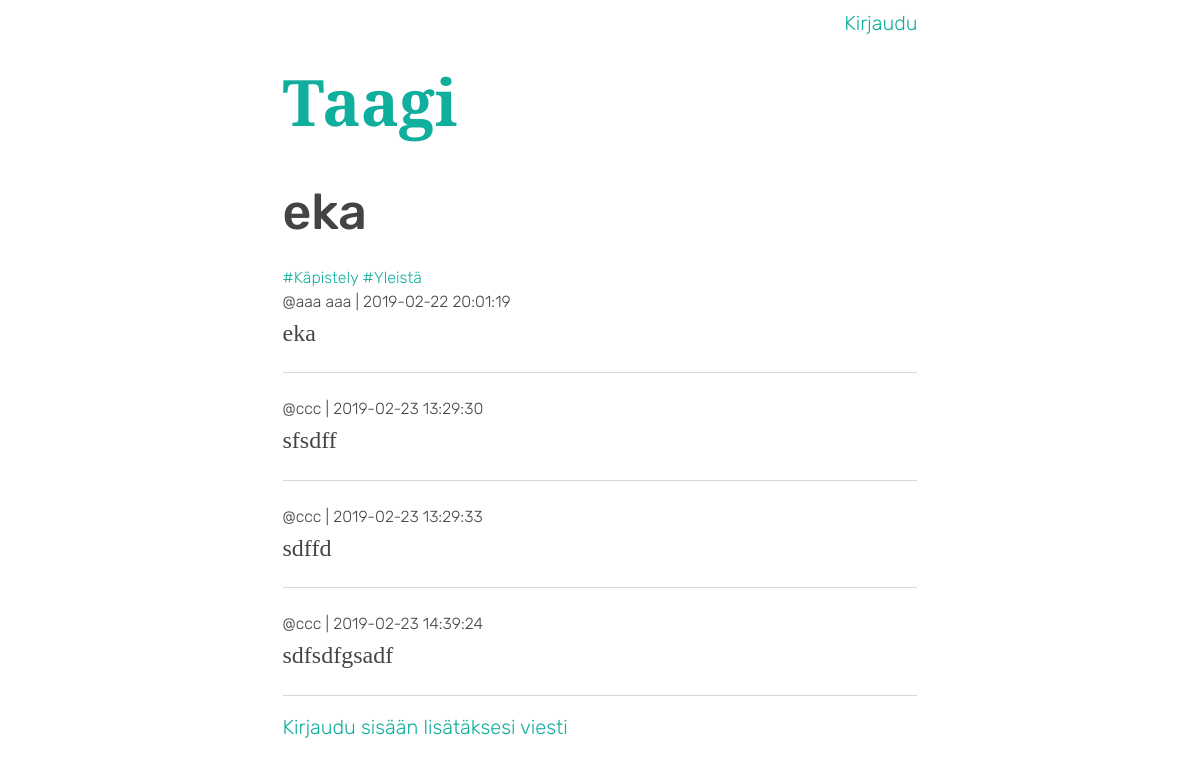
Page /viesti/1 on the earlier database version.
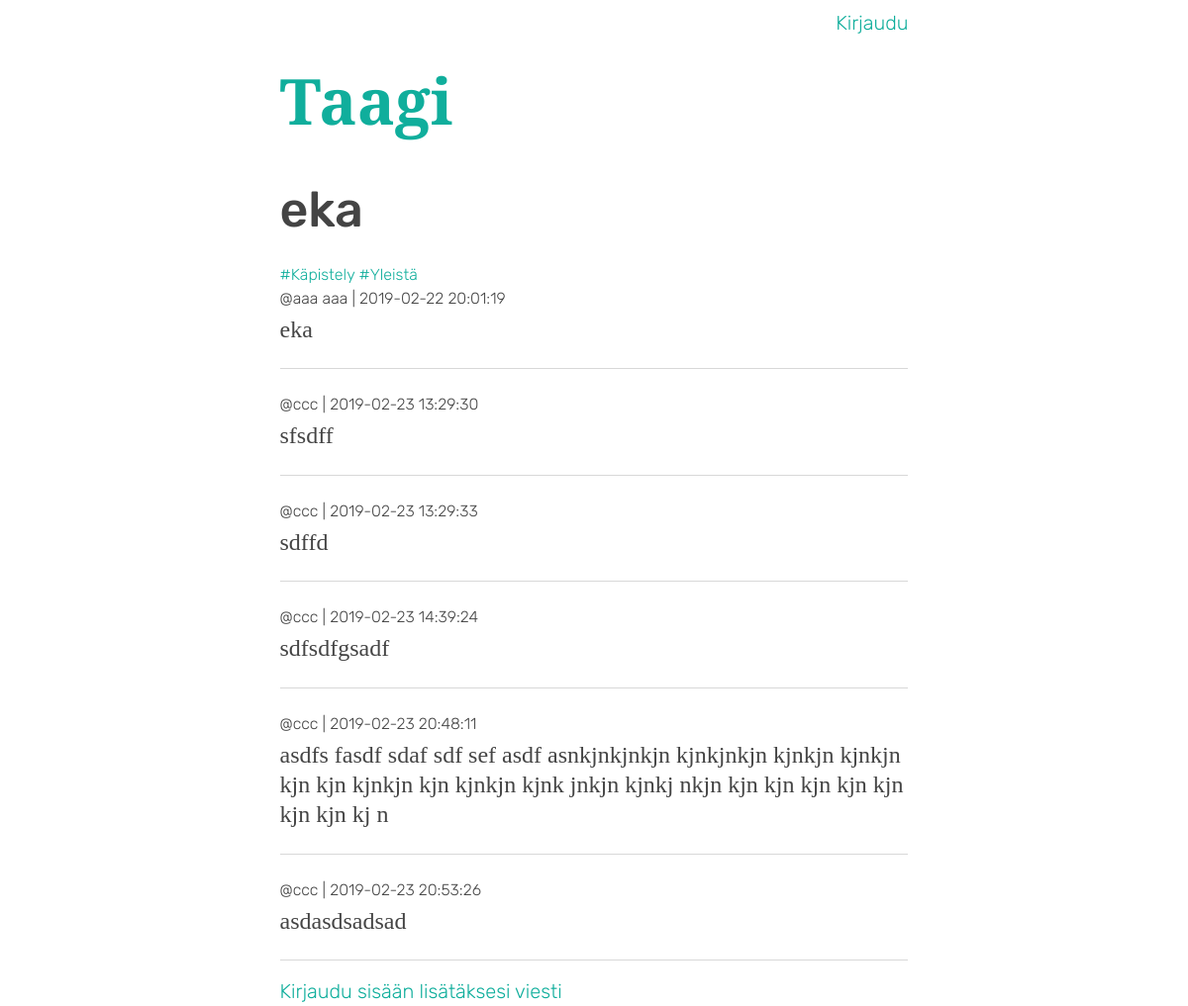
Same page on the later database version.
### application/viestit/models.py (models this page shows, shortened)
class Viesti(Base):
    __tablename__ = 'viesti'
    id = db.Column(db.Integer, primary_key=True)
    otsikko = db.Column(db.String(144), nullable=True)
    sisalto = db.Column(db.String(2048), nullable=False)
    kayttaja_id = db.Column(db.Integer, db.ForeignKey('kayttaja.id'),
                            nullable=False)
    vastaus_idlle = db.Column(db.Integer, nullable=True)
    tagit = db.relationship('Tagitus', backref='tagit', lazy=True)

### application/tagit/models.py (models this page shows, shortened)
class Tagi(Base):
    __tablename__ = 'tagi'
    id = db.Column(db.Integer, primary_key=True)
    nimi = db.Column(db.String(40), nullable=False)
    viestit = db.relationship("Tagitus", backref="tagi")
    seuraajat = db.relationship("Seuratut", backref="tagi")

### application/auktorisointi/models.py (models this page shows, shortened)
class Kayttaja(Base):
    __tablename__ = "kayttaja"
    id = db.Column(db.Integer, primary_key=True)
    kayttajanimi = db.Column(db.String(144), nullable=False)
    salasana = db.Column(db.String(144), nullable=False)
    yllapitaja = db.Column(db.Boolean, nullable=False)
    viestit = db.relationship("Viesti", backref='kayttaja', lazy=True)
    viestit = db.relationship("Seuratut", backref="kayttaja")

### application/viestit/views.py (the view)
@app.route("/viesti/<viesti_id>")
def viesti(viesti_id):
    stmt=text(" SELECT DISTINCT tagi.id, tagi.nimi FROM tagitus, tagi "
              " WHERE tagitus.viesti_id = :viesti_id "
              " AND tagi.id = tagitus.tagi_id ").params(viesti_id=viesti_id)
    res1 = db.engine.execute(stmt)
    tagit = []
    for row in res1:
        tagit.append({"nimi":row[1]})
    viesti = Viesti.query.get(viesti_id)
    stmt=text(" SELECT kayttaja.kayttajanimi FROM kayttaja "
              " WHERE kayttaja.id = :kayttaja_id " ).params(kayttaja_id=viesti.kayttaja_id)
    kayttaja=db.engine.execute(stmt).fetchone()
    stmt=text(" SELECT * FROM viesti, kayttaja  "
              " WHERE viesti.kayttaja_id = kayttaja.id "
              " AND viesti.vastaus_idlle = :id").params(id=viesti.id)
    res2 = db.engine.execute(stmt)
    vastaukset = []
    for row in res2:
        vastaukset.append({"luotu":row[0], "id":row[1], "sisalto":row[3], "kayttajanimi":row[8]})
    form = VastausForm()
    return render_template("viestit/viesti.html",
        viesti=viesti,
        tagit=tagit,
        kayttaja=kayttaja,
        vastaukset=vastaukset,
        form=form,
    )

### application/templates/viestit/viesti.html
{% extends "layout.html" %}
{% block body %}
{% include 'includes/header.html' %}
<h1>{{ viesti.otsikko }}</h1>
<p class="meta small">
    {% for tagi in tagit %}
        <a href="/tagi/{{tagi.id}}">#{{tagi.nimi}}</a>
    {% endfor %}
    <br>
    @{{ kayttaja.kayttajanimi }}
    | {{ viesti.luotu }}
</p>
<p class="sisalto"> {{viesti.sisalto}}</p>
<hr>
{% for vastaus in vastaukset %}
    <p class="meta small">
        @{{ vastaus.kayttajanimi }}
        | {{ vastaus.luotu }}
    </p>
    <p class="sisalto"> {{vastaus.sisalto}}</p>
    <hr>
{% endfor %}
{% if current_user.is_authenticated %}
    <form class="vastaus-form" method="POST" action="{{ url_for('vastaus_uusi', viesti_id=viesti.id) }}">
        <div class="form-group">
            {{ form.sisalto.label }}
            {{ form.sisalto(class_="form-control", rows='10') }}
        </div>
        {% if error is defined %}
        <div class="alert alert-primary" role="alert">
                {% for error in form.otsikko.errors %}
                    <p>{{ error }}</p>
                {% endfor %}
        </div>
        {% endif %}
        <button type="submit" value="Lisää uusi vastaus" class="btn btn-link float-right">Lähetä viesti</button>
    </form>
    {% if sanoma is defined %}
    <div class="alert alert-primary" role="alert">
        {{ sanoma }}
    </div>
    {% endif %}
{% else %}
    <a href="{{ url_for('kirjaudu') }}">Kirjaudu sisään lisätäksesi viesti</a>
{% endif %}
{% endblock %}

### application/templates/layout.html (shortened to what this page needs)
<!DOCTYPE html>
<html>
<head>
    <link rel="stylesheet" href="/static/css/bootstrap.css">
    <link rel="stylesheet" href="/static/css/styles.css">
</head>
</head>
<body>
    <div class="container site_wrapper">
        <div class="row justify-content-center">
            <div class="col-12 col-md-10 col-lg-8 col-xl-7">
                {% block body %}
                {% endblock %}
            </div>
        </div>
</body>
</html>

### application/templates/includes/header.html
{% block body %}
<header>
    <div class="row">
        <div class="col-12 ylanavi">
            {% if current_user.is_authenticated %}
            <p class="small"> Moi {{ current_user.kayttajanimi }} |
                <a href="{{ url_for('kayttaja') }}">omat asetukset</a> |
                {% if current_user.yllapitaja is sameas true %}
                    <a href="{{ url_for('yllapito') }}">Taagin hallinta</a> |
                {% endif %}
                <a href="{{ url_for('kirjaudupois') }}">kirjaudu ulos</a>
            </p>
            {% else %}
            <p><a href="{{ url_for('kirjaudu') }}">Kirjaudu</a></p>
            {% endif %}
        </div>
    </div>
    <a class="service_name" href="{{ url_for('index') }}">Taagi</a>
</header>
{% endblock %}

### application/static/css/styles.css (style rules this page uses)
header { margin-bottom: 2rem; }
.service_name { margin-top: .5rem; font-size: 4rem; font-family: "Alegreya", "Georgia", "Times", serif; font-weight: 700; }
.ylanavi { text-align: right; margin-top: 0.5rem; }
.meta { margin-top: 1.5rem; margin-bottom: 0.25rem; }
.sisalto { font-family: "Alegreya", "Georgia", "Times", serif; font-size: 1.5rem; line-height: 1.9rem; margin-bottom: 1.5rem; }

Differences in the rows shown:
added Viesti: kayttajanimi "ccc", luotu "2019-02-23 20:48:11", sisalto "asdfs fasdf sdaf sdf sef asdf asnkjnkjnkjn kjnkjnkjn kjnkjn kjnkjn kjn kjn kjnkjn kjn kjnkjn kjnk jnkjn kjnkj nkjn kjn kjn kjn kjn kjn kjn kjn kj n"
added Viesti: kayttajanimi "ccc", luotu "2019-02-23 20:53:26", sisalto "asdasdsadsad"
